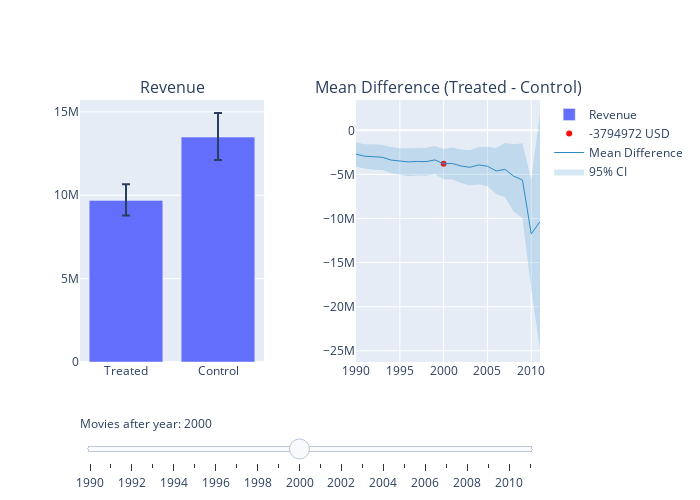

The notebook cell this image was saved under:
### Code cell
# Create figure, t=0.33
fig = make_subplots(rows=1, 
       cols=2, 
       start_cell="bottom-left", 
       subplot_titles=('Revenue','Mean Difference (Treated - Control)'),
       horizontal_spacing  = 0.2)

# Add traces, one for each slider step
for idx in range(22):
    fig.add_trace(go.Bar(
        visible=False,
        name='Revenue',
        x=['Treated', 'Control'], y=[treated_mean_33[idx], control_mean_33[idx]],
        error_y=dict(type='data', array=[treated_ci_upper_33[idx], control_ci_upper_33[idx]], arrayminus=[treated_ci_lower_33[idx], control_ci_lower_33[idx]]),
    ),row=1, col=1
)
    
for idx, threshold in enumerate(np.arange(1990, 2012)):
    fig.add_trace(
        go.Scatter(
            visible=False,
            name=str(round(mean_diffs_33[idx])) + ' USD',
            line=dict(color="#FB0D0D", width=15),
            x=[threshold],
            y=[mean_diffs_33[idx]],
            mode="markers"
        ), row=1, col=2
    )

fig.add_trace(
    go.Scatter(
        visible=True,
        line=dict(color='rgba(47, 138, 196, 1)', width=1),
        x=np.arange(1990, 2012),
        y=mean_diffs_33,
        name="Mean Difference",
        mode="lines"
    ), row=1, col=2
)

# add 95% CI
fig.add_trace(
    go.Scatter(
        visible=True,
        x=[i for i in range(1990, 2012)]+ [i for i in range(1990, 2012)][::-1], # x, then x reversed
        y=mean_diffs_ci_upper_33+mean_diffs_ci_lower_33[::-1], # upper, then lower reversed
        fill='toself',
        fillcolor="rgba(47, 138, 196, 0.2)",
        line=dict(color='rgba(255,255,255,0)'),
        hoverinfo="skip",
        name='95% CI',
        showlegend=True
    ), row=1, col=2
)
    
    

# Make 10th trace visible
fig.data[10].visible = True
fig.data[32].visible = True
fig.data[44].visible = True
fig.data[45].visible = True


# Create and add slider
steps = []
for idx, year in enumerate(np.arange(1990, 2012)):
    step = dict(
        method="update",
        args=[{"visible": [False] * len(fig.data)}],  # layout attribute
        label=str(year)  # update the label to remove "step"
    )
    step["args"][0]["visible"][idx] = True  
    step["args"][0]["visible"][idx + 22] = True 
    step["args"][0]["visible"][44] = True 
    step["args"][0]["visible"][45] = True 
    steps.append(step)
    
    sliders = [dict(
    active= 10,
    currentvalue={"prefix": "Movies after year: "}, 
    pad={"t": 50},
    steps=steps
)]


fig.update_layout(
    width=700,
    height=500,
    sliders=sliders
)


fig.show()
fig.write_html("./plots/mean_difference_female_2.html")

### Figure 1 — Plotly figure (JSON) as saved in the notebook; plotly's stock layout.template omitted (floating-point values rounded to 4 significant figures)
{"data": [{"error_y": {"array": [805700.0, 1183000.0], "arrayminus": [771300.0, 1088000.0], "type": "data"}, "name": "Revenue", "type": "bar", "visible": false, "x": ["Treated", "Control"], "xaxis": "x", "y": [10170000.0, 12880000.0], "yaxis": "y"}, {"error_y": {"array": [824100.0, 1195000.0], "arrayminus": [762600.0, 1129000.0], "type": "data"}, "name": "Revenue", "type": "bar", "visible": false, "x": ["Treated", "Control"], "xaxis": "x", "y": [10030000.0, 12970000.0], "yaxis": "y"}, {"error_y": {"array": [829300.0, 1235000.0], "arrayminus": [783600.0, 1123000.0], "type": "data"}, "name": "Revenue", "type": "bar", "visible": false, "x": ["Treated", "Control"], "xaxis": "x", "y": [10020000.0, 13010000.0], "yaxis": "y"}, {"error_y": {"array": [852400.0, 1255000.0], "arrayminus": [790300.0, 1174000.0], "type": "data"}, "name": "Revenue", "type": "bar", "visible": false, "x": ["Treated", "Control"], "xaxis": "x", "y": [10050000.0, 13110000.0], "yaxis": "y"}, {"error_y": {"array": [837300.0, 1307000.0], "arrayminus": [768400.0, 1222000.0], "type": "data"}, "name": "Revenue", "type": "bar", "visible": false, "x": ["Treated", "Control"], "xaxis": "x", "y": [9932000.0, 13310000.0], "yaxis": "y"}, {"error_y": {"array": [825000.0, 1367000.0], "arrayminus": [798800.0, 1240000.0], "type": "data"}, "name": "Revenue", "type": "bar", "visible": false, "x": ["Treated", "Control"], "xaxis": "x", "y": [9891000.0, 13390000.0], "yaxis": "y"}, {"error_y": {"array": [870900.0, 1390000.0], "arrayminus": [828100.0, 1306000.0], "type": "data"}, "name": "Revenue", "type": "bar", "visible": false, "x": ["Treated", "Control"], "xaxis": "x", "y": [9991000.0, 13580000.0], "yaxis": "y"}, {"error_y": {"array": [883700.0, 1297000.0], "arrayminus": [829300.0, 1245000.0], "type": "data"}, "name": "Revenue", "type": "bar", "visible": false, "x": ["Treated", "Control"], "xaxis": "x", "y": [9939000.0, 13470000.0], "yaxis": "y"}, {"error_y": {"array": [908700.0, 1342000.0], "arrayminus": [865900.0, 1296000.0], "type": "data"}, "name": "Revenue", "type": "bar", "visible": false, "x": ["Treated", "Control"], "xaxis": "x", "y": [9895000.0, 13450000.0], "yaxis": "y"}, {"error_y": {"array": [929200.0, 1402000.0], "arrayminus": [896700.0, 1284000.0], "type": "data"}, "name": "Revenue", "type": "bar", "visible": false, "x": ["Treated", "Control"], "xaxis": "x", "y": [9887000.0, 13250000.0], "yaxis": "y"}, {"error_y": {"array": [971900.0, 1440000.0], "arrayminus": [908900.0, 1377000.0], "type": "data"}, "name": "Revenue", "type": "bar", "visible": true, "x": ["Treated", "Control"], "xaxis": "x", "y": [9690000.0, 13490000.0], "yaxis": "y"}, {"error_y": {"array": [1018000.0, 1570000.0], "arrayminus": [942900.0, 1425000.0], "type": "data"}, "name": "Revenue", "type": "bar", "visible": false, "x": ["Treated", "Control"], "xaxis": "x", "y": [9749000.0, 13510000.0], "yaxis": "y"}, {"error_y": {"array": [1058000.0, 1659000.0], "arrayminus": [1013000.0, 1564000.0], "type": "data"}, "name": "Revenue", "type": "bar", "visible": false, "x": ["Treated", "Control"], "xaxis": "x", "y": [9630000.0, 13680000.0], "yaxis": "y"}, {"error_y": {"array": [1115000.0, 1732000.0], "arrayminus": [1034000.0, 1579000.0], "type": "data"}, "name": "Revenue", "type": "bar", "visible": false, "x": ["Treated", "Control"], "xaxis": "x", "y": [9449000.0, 13640000.0], "yaxis": "y"}, {"error_y": {"array": [1190000.0, 1861000.0], "arrayminus": [1119000.0, 1688000.0], "type": "data"}, "name": "Revenue", "type": "bar", "visible": false, "x": ["Treated", "Control"], "xaxis": "x", "y": [9479000.0, 13410000.0], "yaxis": "y"}, {"error_y": {"array": [1319000.0, 2015000.0], "arrayminus": [1187000.0, 1808000.0], "type": "data"}, "name": "Revenue", "type": "bar", "visible": false, "x": ["Treated", "Control"], "xaxis": "x", "y": [9432000.0, 13510000.0], "yaxis": "y"}, {"error_y": {"array": [1479000.0, 2310000.0], "arrayminus": [1402000.0, 2090000.0], "type": "data"}, "name": "Revenue", "type": "bar", "visible": false, "x": ["Treated", "Control"], "xaxis": "x", "y": [9762000.0, 14370000.0], "yaxis": "y"}, {"error_y": {"array": [1790000.0, 2805000.0], "arrayminus": [1603000.0, 2357000.0], "type": "data"}, "name": "Revenue", "type": "bar", "visible": false, "x": ["Treated", "Control"], "xaxis": "x", "y": [10250000.0, 14690000.0], "yaxis": "y"}, {"error_y": {"array": [2147000.0, 3417000.0], "arrayminus": [1913000.0, 2952000.0], "type": "data"}, "name": "Revenue", "type": "bar", "visible": false, "x": ["Treated", "Control"], "xaxis": "x", "y": [10650000.0, 15840000.0], "yaxis": "y"}, {"error_y": {"array": [2643000.0, 3486000.0], "arrayminus": [2443000.0, 3156000.0], "type": "data"}, "name": "Revenue", "type": "bar", "visible": false, "x": ["Treated", "Control"], "xaxis": "x", "y": [11170000.0, 16810000.0], "yaxis": "y"}, {"error_y": {"array": [3040000.0, 5706000.0], "arrayminus": [2561000.0, 5032000.0], "type": "data"}, "name": "Revenue", "type": "bar", "visible": false, "x": ["Treated", "Control"], "xaxis": "x", "y": [9739000.0, 21490000.0], "yaxis": "y"}, {"error_y": {"array": [6846000.0, 12650000.0], "arrayminus": [5843000.0, 9832000.0], "type": "data"}, "name": "Revenue", "type": "bar", "visible": false, "x": ["Treated", "Control"], "xaxis": "x", "y": [13980000.0, 24340000.0], "yaxis": "y"}, {"line": {"color": "#FB0D0D", "width": 15}, "mode": "markers", "name": "-2704299 USD", "type": "scatter", "visible": false, "x": [1990], "xaxis": "x2", "y": [-2704000.0], "yaxis": "y2"}, {"line": {"color": "#FB0D0D", "width": 15}, "mode": "markers", "name": "-2940394 USD", "type": "scatter", "visible": false, "x": [1991], "xaxis": "x2", "y": [-2940000.0], "yaxis": "y2"}, {"line": {"color": "#FB0D0D", "width": 15}, "mode": "markers", "name": "-2993439 USD", "type": "scatter", "visible": false, "x": [1992], "xaxis": "x2", "y": [-2993000.0], "yaxis": "y2"}, {"line": {"color": "#FB0D0D", "width": 15}, "mode": "markers", "name": "-3060007 USD", "type": "scatter", "visible": false, "x": [1993], "xaxis": "x2", "y": [-3060000.0], "yaxis": "y2"}, {"line": {"color": "#FB0D0D", "width": 15}, "mode": "markers", "name": "-3374070 USD", "type": "scatter", "visible": false, "x": [1994], "xaxis": "x2", "y": [-3374000.0], "yaxis": "y2"}, {"line": {"color": "#FB0D0D", "width": 15}, "mode": "markers", "name": "-3495176 USD", "type": "scatter", "visible": false, "x": [1995], "xaxis": "x2", "y": [-3495000.0], "yaxis": "y2"}, {"line": {"color": "#FB0D0D", "width": 15}, "mode": "markers", "name": "-3587700 USD", "type": "scatter", "visible": false, "x": [1996], "xaxis": "x2", "y": [-3588000.0], "yaxis": "y2"}, {"line": {"color": "#FB0D0D", "width": 15}, "mode": "markers", "name": "-3532693 USD", "type": "scatter", "visible": false, "x": [1997], "xaxis": "x2", "y": [-3533000.0], "yaxis": "y2"}, {"line": {"color": "#FB0D0D", "width": 15}, "mode": "markers", "name": "-3551509 USD", "type": "scatter", "visible": false, "x": [1998], "xaxis": "x2", "y": [-3552000.0], "yaxis": "y2"}, {"line": {"color": "#FB0D0D", "width": 15}, "mode": "markers", "name": "-3360984 USD", "type": "scatter", "visible": false, "x": [1999], "xaxis": "x2", "y": [-3361000.0], "yaxis": "y2"}, {"line": {"color": "#FB0D0D", "width": 15}, "mode": "markers", "name": "-3794972 USD", "type": "scatter", "visible": true, "x": [2000], "xaxis": "x2", "y": [-3795000.0], "yaxis": "y2"}, {"line": {"color": "#FB0D0D", "width": 15}, "mode": "markers", "name": "-3765130 USD", "type": "scatter", "visible": false, "x": [2001], "xaxis": "x2", "y": [-3765000.0], "yaxis": "y2"}, {"line": {"color": "#FB0D0D", "width": 15}, "mode": "markers", "name": "-4053293 USD", "type": "scatter", "visible": false, "x": [2002], "xaxis": "x2", "y": [-4053000.0], "yaxis": "y2"}, {"line": {"color": "#FB0D0D", "width": 15}, "mode": "markers", "name": "-4194573 USD", "type": "scatter", "visible": false, "x": [2003], "xaxis": "x2", "y": [-4195000.0], "yaxis": "y2"}, {"line": {"color": "#FB0D0D", "width": 15}, "mode": "markers", "name": "-3930953 USD", "type": "scatter", "visible": false, "x": [2004], "xaxis": "x2", "y": [-3931000.0], "yaxis": "y2"}, {"line": {"color": "#FB0D0D", "width": 15}, "mode": "markers", "name": "-4076725 USD", "type": "scatter", "visible": false, "x": [2005], "xaxis": "x2", "y": [-4077000.0], "yaxis": "y2"}, {"line": {"color": "#FB0D0D", "width": 15}, "mode": "markers", "name": "-4609575 USD", "type": "scatter", "visible": false, "x": [2006], "xaxis": "x2", "y": [-4610000.0], "yaxis": "y2"}, {"line": {"color": "#FB0D0D", "width": 15}, "mode": "markers", "name": "-4435522 USD", "type": "scatter", "visible": false, "x": [2007], "xaxis": "x2", "y": [-4436000.0], "yaxis": "y2"}, {"line": {"color": "#FB0D0D", "width": 15}, "mode": "markers", "name": "-5196228 USD", "type": "scatter", "visible": false, "x": [2008], "xaxis": "x2", "y": [-5196000.0], "yaxis": "y2"}, {"line": {"color": "#FB0D0D", "width": 15}, "mode": "markers", "name": "-5637563 USD", "type": "scatter", "visible": false, "x": [2009], "xaxis": "x2", "y": [-5638000.0], "yaxis": "y2"}, {"line": {"color": "#FB0D0D", "width": 15}, "mode": "markers", "name": "-11751578 USD", "type": "scatter", "visible": false, "x": [2010], "xaxis": "x2", "y": [-11750000.0], "yaxis": "y2"}, {"line": {"color": "#FB0D0D", "width": 15}, "mode": "markers", "name": "-10350831 USD", "type": "scatter", "visible": false, "x": [2011], "xaxis": "x2", "y": [-10350000.0], "yaxis": "y2"}, {"line": {"color": "rgba(47, 138, 196, 1)", "width": 1}, "mode": "lines", "name": "Mean Difference", "type": "scatter", "visible": true, "x": [1990, 1991, 1992, 1993, 1994, 1995, 1996, 1997, 1998, 1999, 2000, 2001, 2002, 2003, 2004, 2005, 2006, 2007, 2008, 2009, 2010, 2011], "xaxis": "x2", "y": [-2704000.0, -2940000.0, -2993000.0, -3060000.0, -3374000.0, -3495000.0, -3588000.0, -3533000.0, -3552000.0, -3361000.0, -3795000.0, -3765000.0, -4053000.0, -4195000.0, -3931000.0, -4077000.0, -4610000.0, -4436000.0, -5196000.0, -5638000.0, -11750000.0, -10350000.0], "yaxis": "y2"}, {"fill": "toself", "fillcolor": "rgba(47, 138, 196, 0.2)", "hoverinfo": "skip", "line": {"color": "rgba(255,255,255,0)"}, "name": "95% CI", "showlegend": true, "type": "scatter", "visible": true, "x": [1990, 1991, 1992, 1993, 1994, 1995, 1996, 1997, 1998, 1999, 2000, 2001, 2002, 2003, 2004, 2005, 2006, 2007, 2008, 2009, 2010, 2011, 2011, 2010, 2009, 2008, 2007, 2006, 2005, 2004, 2003, 2002, 2001, 2000, 1999, 1998, 1997, 1996, 1995, 1994, 1993, 1992, 1991, 1990], "xaxis": "x2", "y": [-1346000.0, -1574000.0, -1583000.0, -1633000.0, -1895000.0, -2036000.0, -2029000.0, -2026000.0, -1976000.0, -1774000.0, -2133000.0, -1948000.0, -2169000.0, -2268000.0, -1901000.0, -1868000.0, -2008000.0, -1445000.0, -1590000.0, -1467000.0, -5646000.0, 1950000.0, -24790000.0, -17990000.0, -9950000.0, -9202000.0, -7605000.0, -7216000.0, -6350000.0, -6105000.0, -6264000.0, -5972000.0, -5572000.0, -5541000.0, -4998000.0, -5169000.0, -5118000.0, -5212000.0, -5045000.0, -4884000.0, -4507000.0, -4478000.0, -4347000.0, -4124000.0], "yaxis": "y2"}], "layout": {"annotations": [{"font": {"size": 16}, "showarrow": false, "text": "Revenue", "x": 0.2, "xanchor": "center", "xref": "paper", "y": 1, "yanchor": "bottom", "yref": "paper"}, {"font": {"size": 16}, "showarrow": false, "text": "Mean Difference (Treated - Control)", "x": 0.8, "xanchor": "center", "xref": "paper", "y": 1, "yanchor": "bottom", "yref": "paper"}], "height": 500, "sliders": [{"active": 10, "currentvalue": {"prefix": "Movies after year: "}, "pad": {"t": 50}, "steps": [{"args": [{"visible": [true, false, false, false, false, false, false, false, false, false, false, false, false, false, false, false, false, false, false, false, false, false, true, false, false, false, false, false, false, false, false, false, false, false, false, false, false, false, false, false, false, false, false, false, true, true]}], "label": "1990", "method": "update"}, {"args": [{"visible": [false, true, false, false, false, false, false, false, false, false, false, false, false, false, false, false, false, false, false, false, false, false, false, true, false, false, false, false, false, false, false, false, false, false, false, false, false, false, false, false, false, false, false, false, true, true]}], "label": "1991", "method": "update"}, {"args": [{"visible": [false, false, true, false, false, false, false, false, false, false, false, false, false, false, false, false, false, false, false, false, false, false, false, false, true, false, false, false, false, false, false, false, false, false, false, false, false, false, false, false, false, false, false, false, true, true]}], "label": "1992", "method": "update"}, {"args": [{"visible": [false, false, false, true, false, false, false, false, false, false, false, false, false, false, false, false, false, false, false, false, false, false, false, false, false, true, false, false, false, false, false, false, false, false, false, false, false, false, false, false, false, false, false, false, true, true]}], "label": "1993", "method": "update"}, {"args": [{"visible": [false, false, false, false, true, false, false, false, false, false, false, false, false, false, false, false, false, false, false, false, false, false, false, false, false, false, true, false, false, false, false, false, false, false, false, false, false, false, false, false, false, false, false, false, true, true]}], "label": "1994", "method": "update"}, {"args": [{"visible": [false, false, false, false, false, true, false, false, false, false, false, false, false, false, false, false, false, false, false, false, false, false, false, false, false, false, false, true, false, false, false, false, false, false, false, false, false, false, false, false, false, false, false, false, true, true]}], "label": "1995", "method": "update"}, {"args": [{"visible": [false, false, false, false, false, false, true, false, false, false, false, false, false, false, false, false, false, false, false, false, false, false, false, false, false, false, false, false, true, false, false, false, false, false, false, false, false, false, false, false, false, false, false, false, true, true]}], "label": "1996", "method": "update"}, {"args": [{"visible": [false, false, false, false, false, false, false, true, false, false, false, false, false, false, false, false, false, false, false, false, false, false, false, false, false, false, false, false, false, true, false, false, false, false, false, false, false, false, false, false, false, false, false, false, true, true]}], "label": "1997", "method": "update"}, {"args": [{"visible": [false, false, false, false, false, false, false, false, true, false, false, false, false, false, false, false, false, false, false, false, false, false, false, false, false, false, false, false, false, false, true, false, false, false, false, false, false, false, false, false, false, false, false, false, true, true]}], "label": "1998", "method": "update"}, {"args": [{"visible": [false, false, false, false, false, false, false, false, false, true, false, false, false, false, false, false, false, false, false, false, false, false, false, false, false, false, false, false, false, false, false, true, false, false, false, false, false, false, false, false, false, false, false, false, true, true]}], "label": "1999", "method": "update"}, {"args": [{"visible": [false, false, false, false, false, false, false, false, false, false, true, false, false, false, false, false, false, false, false, false, false, false, false, false, false, false, false, false, false, false, false, false, true, false, false, false, false, false, false, false, false, false, false, false, true, true]}], "label": "2000", "method": "update"}, {"args": [{"visible": [false, false, false, false, false, false, false, false, false, false, false, true, false, false, false, false, false, false, false, false, false, false, false, false, false, false, false, false, false, false, false, false, false, true, false, false, false, false, false, false, false, false, false, false, true, true]}], "label": "2001", "method": "update"}, {"args": [{"visible": [false, false, false, false, false, false, false, false, false, false, false, false, true, false, false, false, false, false, false, false, false, false, false, false, false, false, false, false, false, false, false, false, false, false, true, false, false, false, false, false, false, false, false, false, true, true]}], "label": "2002", "method": "update"}, {"args": [{"visible": [false, false, false, false, false, false, false, false, false, false, false, false, false, true, false, false, false, false, false, false, false, false, false, false, false, false, false, false, false, false, false, false, false, false, false, true, false, false, false, false, false, false, false, false, true, true]}], "label": "2003", "method": "update"}, {"args": [{"visible": [false, false, false, false, false, false, false, false, false, false, false, false, false, false, true, false, false, false, false, false, false, false, false, false, false, false, false, false, false, false, false, false, false, false, false, false, true, false, false, false, false, false, false, false, true, true]}], "label": "2004", "method": "update"}, {"args": [{"visible": [false, false, false, false, false, false, false, false, false, false, false, false, false, false, false, true, false, false, false, false, false, false, false, false, false, false, false, false, false, false, false, false, false, false, false, false, false, true, false, false, false, false, false, false, true, true]}], "label": "2005", "method": "update"}, {"args": [{"visible": [false, false, false, false, false, false, false, false, false, false, false, false, false, false, false, false, true, false, false, false, false, false, false, false, false, false, false, false, false, false, false, false, false, false, false, false, false, false, true, false, false, false, false, false, true, true]}], "label": "2006", "method": "update"}, {"args": [{"visible": [false, false, false, false, false, false, false, false, false, false, false, false, false, false, false, false, false, true, false, false, false, false, false, false, false, false, false, false, false, false, false, false, false, false, false, false, false, false, false, true, false, false, false, false, true, true]}], "label": "2007", "method": "update"}, {"args": [{"visible": [false, false, false, false, false, false, false, false, false, false, false, false, false, false, false, false, false, false, true, false, false, false, false, false, false, false, false, false, false, false, false, false, false, false, false, false, false, false, false, false, true, false, false, false, true, true]}], "label": "2008", "method": "update"}, {"args": [{"visible": [false, false, false, false, false, false, false, false, false, false, false, false, false, false, false, false, false, false, false, true, false, false, false, false, false, false, false, false, false, false, false, false, false, false, false, false, false, false, false, false, false, true, false, false, true, true]}], "label": "2009", "method": "update"}, {"args": [{"visible": [false, false, false, false, false, false, false, false, false, false, false, false, false, false, false, false, false, false, false, false, true, false, false, false, false, false, false, false, false, false, false, false, false, false, false, false, false, false, false, false, false, false, true, false, true, true]}], "label": "2010", "method": "update"}, {"args": [{"visible": [false, false, false, false, false, false, false, false, false, false, false, false, false, false, false, false, false, false, false, false, false, true, false, false, false, false, false, false, false, false, false, false, false, false, false, false, false, false, false, false, false, false, false, true, true, true]}], "label": "2011", "method": "update"}]}], "width": 700, "xaxis": {"anchor": "y", "autorange": true, "domain": [0, 0.4], "range": [-0.5, 1.5], "type": "category"}, "xaxis2": {"anchor": "y2", "autorange": true, "domain": [0.6, 1], "range": [1990, 2011], "type": "linear"}, "yaxis": {"anchor": "x", "autorange": true, "domain": [0, 1], "range": [0, 15710000.0], "type": "linear"}, "yaxis2": {"anchor": "x2", "autorange": true, "domain": [0, 1], "range": [-26280000.0, 3436000.0], "type": "linear"}}}
